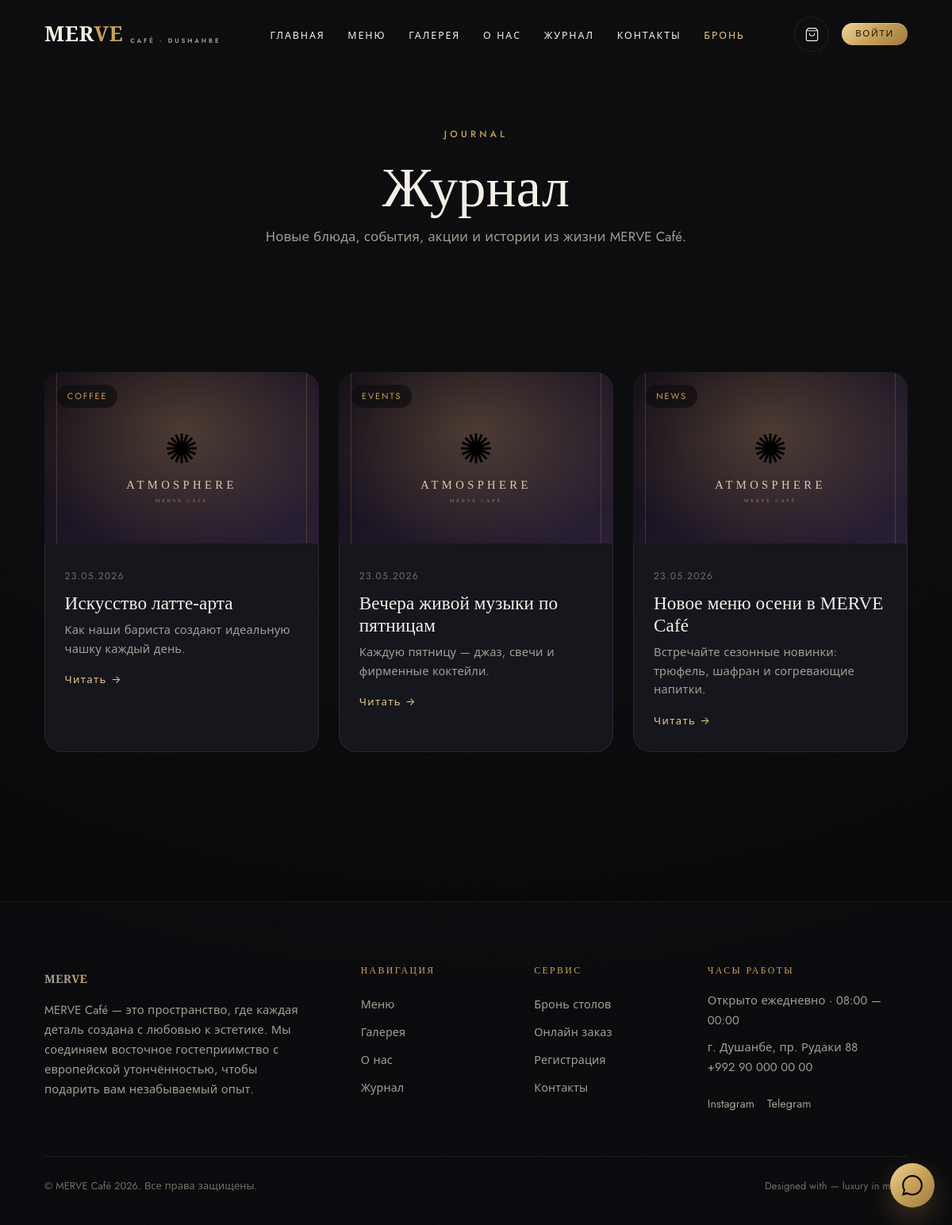
Page /blog on the committed database.
### app/models.py (models this page shows)
class BlogPost(db.Model):
    __tablename__ = "blog_posts"
    id = db.Column(db.Integer, primary_key=True)
    title = db.Column(db.String(180), nullable=False)
    slug = db.Column(db.String(200), unique=True, nullable=False, index=True)
    excerpt = db.Column(db.String(300), default="")
    body = db.Column(db.Text, default="")
    cover = db.Column(db.String(255), default="")
    category = db.Column(db.String(40), default="News")
    meta_description = db.Column(db.String(200), default="")
    published = db.Column(db.Boolean, default=True)
    created_at = db.Column(db.DateTime, default=datetime.utcnow)
    @property
    def cover_url(self):
        if self.cover and self.cover.startswith("http"):
            return self.cover
        if self.cover:
            return "uploads/" + self.cover
        return "img/placeholder-atmosphere.svg"

class SiteContent(db.Model):
    __tablename__ = "site_content"
    id = db.Column(db.Integer, primary_key=True)
    key = db.Column(db.String(80), unique=True, nullable=False, index=True)
    value = db.Column(db.Text, default="")
    @staticmethod
    def get(key, default=""):
        row = SiteContent.query.filter_by(key=key).first()
        return row.value if row else default

### app/blueprints/main.py (the view)
@main_bp.route("/blog")
def blog():
    posts = (BlogPost.query.filter_by(published=True)
             .order_by(BlogPost.created_at.desc()).all())
    return render_template("blog/list.html", posts=posts)

### app/templates/blog/list.html (shortened to what this page needs)
{% extends "base.html" %}
{% block content %}
<header class="page-hero">
  <div class="container">
    <span class="eyebrow reveal">Journal</span>
    <h1 class="page-title reveal">Журнал</h1>
    <p class="page-sub reveal">Новые блюда, события, акции и истории из жизни MERVE Café.</p>
  </div>
</header>
<section class="section">
  <div class="container">
    <div class="posts-grid">
      {% for p in posts %}
      <article class="post-card reveal">
        <a href="{{ url_for('main.blog_detail', slug=p.slug) }}" class="post-media">
          <img src="{{ url_for('static', filename=p.cover_url) }}" alt="{{ p.title }}" loading="lazy">
          <span class="post-cat">{{ p.category }}</span>
        </a>
        <div class="post-body">
          <time class="post-date">{{ p.created_at.strftime('%d.%m.%Y') }}</time>
          <h3><a href="{{ url_for('main.blog_detail', slug=p.slug) }}">{{ p.title }}</a></h3>
          <p>{{ p.excerpt }}</p>
          <a href="{{ url_for('main.blog_detail', slug=p.slug) }}" class="link-arrow">Читать →</a>
        </div>
      </article>
      {% else %}
      <p class="muted">Публикаций пока нет.</p>
      {% endfor %}
    </div>
  </div>
</section>
{% endblock %}

### app/templates/base.html (shortened to what this page needs)
<!DOCTYPE html>
<html lang="ru">
<head>
  <link href="https://cdn.jsdelivr.net/npm/swiper@11/swiper-bundle.min.css" rel="stylesheet">
  <link rel="stylesheet" href="{{ url_for('static', filename='css/luxury.css') }}">
</head>
<body>
  {% include 'partials/nav.html' %}
  <main>{% block content %}{% endblock %}</main>
  {% include 'partials/footer.html' %}
  <a class="wa-float magnetic" href="https://wa.me/992900000000" target="_blank" rel="noopener" aria-label="WhatsApp">
  </a>
</body>
</html>

### app/templates/partials/nav.html (shortened to what this page needs)
<header class="site-header">
  <nav class="nav container">
    <a class="brand" href="{{ url_for('main.index') }}">
      <span>MER<b>VE</b></span><small>Café · Dushanbe</small>
    </a>
    <ul class="nav-links">
      <li><a href="{{ url_for('main.index') }}">Главная</a></li>
      <li><a href="{{ url_for('menu.menu') }}">Меню</a></li>
      <li><a href="{{ url_for('main.gallery') }}">Галерея</a></li>
      <li><a href="{{ url_for('main.about') }}">О нас</a></li>
      <li><a href="{{ url_for('main.blog') }}">Журнал</a></li>
      <li><a href="{{ url_for('main.contact') }}">Контакты</a></li>
      <li><a href="{{ url_for('booking.booking') }}" class="gold-text">Бронь</a></li>
    </ul>
    <div class="nav-actions">
      <a class="cart-btn magnetic" href="{{ url_for('orders.checkout') }}" aria-label="Корзина">
        <svg width="19" height="19" viewBox="0 0 24 24" fill="none" stroke="currentColor" stroke-width="1.5"><path d="M6 2L3 6v14a2 2 0 002 2h14a2 2 0 002-2V6l-3-4z"/><path d="M3 6h18M16 10a4 4 0 01-8 0"/></svg>
      </a>
      {% if current_user.is_authenticated %}
        {% if current_user.is_admin %}
          <a class="btn btn-ghost btn-sm" href="{{ url_for('admin.dashboard') }}">Admin</a>
        {% else %}
          <a class="btn btn-ghost btn-sm" href="{{ url_for('account.dashboard') }}">Кабинет</a>
        {% endif %}
      {% else %}
        <a class="btn btn-gold btn-sm magnetic" href="{{ url_for('auth.login') }}">Войти</a>
      {% endif %}
    </div>
  </nav>
</header>

### app/templates/partials/footer.html
<footer class="footer">
  <div class="container">
    <div class="footer-grid">
      <div>
        <a class="brand" href="{{ url_for('main.index') }}"><span>MER<b>VE</b></span></a>
        <p class="lead">{{ site.get('about_text', 'Luxury кафе и ресторан в самом сердце Душанбе. Где вкус, атмосфера и эстетика встречаются.') }}</p>
      </div>
      <div>
        <h5>Навигация</h5>
        <a href="{{ url_for('menu.menu') }}">Меню</a>
        <a href="{{ url_for('main.gallery') }}">Галерея</a>
        <a href="{{ url_for('main.about') }}">О нас</a>
        <a href="{{ url_for('main.blog') }}">Журнал</a>
      </div>
      <div>
        <h5>Сервис</h5>
        <a href="{{ url_for('booking.booking') }}">Бронь столов</a>
        <a href="{{ url_for('menu.menu') }}">Онлайн заказ</a>
        <a href="{{ url_for('auth.register') }}">Регистрация</a>
        <a href="{{ url_for('main.contact') }}">Контакты</a>
      </div>
      <div>
        <h5>Часы работы</h5>
        <p class="lead">{{ site.get('banner_text', 'Открыто ежедневно · 08:00 — 00:00') }}</p>
        <p class="lead">г. Душанбе, пр. Рудаки 88<br>+992 90 000 00 00</p>
        <div style="display:flex;gap:1rem;margin-top:1rem">
          <a href="https://instagram.com" target="_blank" rel="noopener">Instagram</a>
          <a href="https://t.me" target="_blank" rel="noopener">Telegram</a>
        </div>
      </div>
    </div>
    <div class="footer-bottom">
      <span>© {{ BRAND }} {{ 2026 }}. Все права защищены.</span>
      <span>Designed with — luxury in mind.</span>
    </div>
  </div>
</footer>

### rows in the picture
BlogPost: category "COFFEE", created_at "23.05.2026", title "Искусство латте-арта", excerpt "Как наши бариста создают идеальную чашку каждый день."
BlogPost: category "EVENTS", created_at "23.05.2026", title "Вечера живой музыки по пятницам", excerpt "Каждую пятницу — джаз, свечи и фирменные коктейли."
BlogPost: category "NEWS", created_at "23.05.2026", title "Новое меню осени в MERVE Café", excerpt "Встречайте сезонные новинки: трюфель, шафран и согревающие напитки."
SiteContent: get "MERVE Café — это пространство, где каждая деталь создана с любовью к эстетике. Мы соединяем восточное гостеприимство с европейской утончённостью, чтобы подарить вам незабываемый опыт."
SiteContent: get "Открыто ежедневно · 08:00 — 00:00"

### other values in the picture
{{ BRAND }} "MERVE Café"
{{ 2026 }} "2026"
